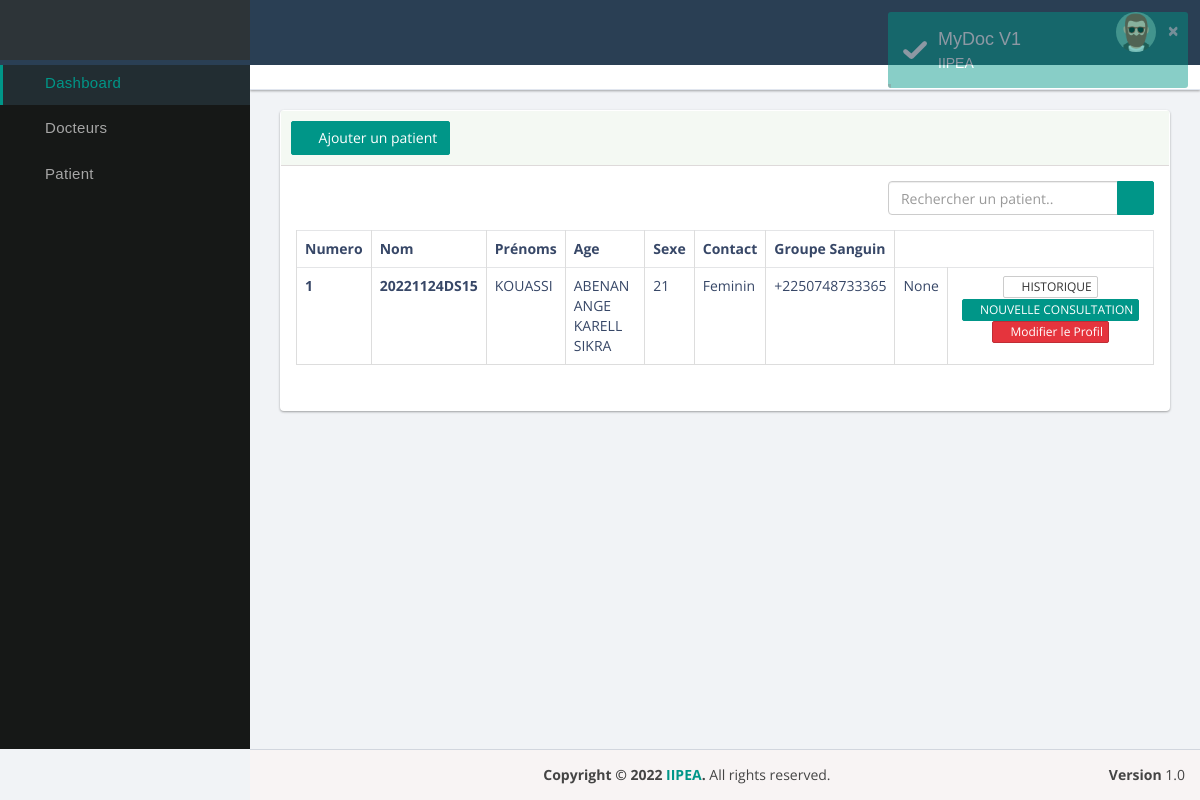
Screenshot of /patients/list/ (signed in) with the database file from the repository.
### hospital/models.py (models this page shows, shortened)
class Patient(models.Model):
    nom = models.CharField(max_length=50)
    prenom = models.CharField(max_length=50)
    age = models.CharField(max_length=50)
    sexe = models.CharField(max_length=10, choices=sexes,)
    profession = models.CharField(max_length=50)
    domicile = models.CharField(max_length=50)
    nationalite = models.CharField(max_length=50)
    referent = models.CharField(max_length=50)
    telephone = models.CharField(max_length=10)
    groupe_sanguin = models.CharField(max_length=3, choices=sang,blank=True, null=True)
    taille = models.CharField(max_length=50)
    poids = models.CharField(max_length=50)
    imc = models.CharField(max_length=50)
    asthme = models.CharField(max_length=3, choices=status,)
    epilepsie = models.CharField(max_length=3, choices=status,)
    drepanocytose = models.CharField(max_length=3, choices=status,)
    ulcere = models.CharField(max_length=3, choices=status,)
    sinusite = models.CharField(max_length=3, choices=status,)
    diabete = models.CharField(max_length=3, choices=status,)
    hta = models.CharField(max_length=3, choices=status,)
    operation = models.CharField(max_length=3, choices=status,)
    gestite_parite = models.CharField(max_length=50)
    contraception = models.CharField(max_length=3, choices=status,)
    alcool = models.CharField(max_length=3, choices=status,)
    tabac = models.CharField(max_length=3, choices=status,)
    autre = models.CharField(max_length=50, blank=True)
    active = models.BooleanField(default=True)
    created = models.DateTimeField(auto_now_add=True)
    date_update = models.DateTimeField(auto_now=True)
    class Meta:
        verbose_name = 'Patient'
        verbose_name_plural = 'Patients'
    @property
    def mat(self):
        a = str(self.created)
        return a[:14].replace(' ','DS').replace(':','').replace('-','')

### hospital/views.py (the view)
# urls.py: path('patients/list/', PatientList,name="list-patient"),
@login_required
def PatientList(request):
    context = {
        'patients': Patient.objects.all().order_by('-created')
    }
    return render(request,"sites/uses/patient/liste.html", context=context)

### templates/sites/uses/patient/liste.html (shortened to what this page needs)
{% extends 'sites/base/base.html' %}
{% load static %}
{% block content %}
                        <div class="row">
                            <div class="col-sm-12">
                                <div class="panel panel-bd lobidrag">
                                    <div class="panel-heading">
                                        <div class="btn-group">
                                            <a class="btn btn-success" href="{% url 'add-patient'%}"> <i class="fa fa-plus"></i> Ajouter un patient
                                            </a>
                                        </div>
                                    </div>
                                    <div class="panel-body">
                                        <div class="row">
                                            <div class="panel-header">
                                                <div class="col-sm-4 col-xs-12">
                                                    <div class="dataTables_length">
                                                        </div>
                                                    </div>
                                                    <div class="col-sm-4 col-xs-12">
                                                        <div class="dataTables_length">
                                                         </div>
                                                     </div>
                                                     <div class="col-sm-4 col-xs-12">
                                                        <div class="dataTables_length">
                                                            <div class="input-group custom-search-form">
                                                                <input id="gfg" type="search" class="form-control" placeholder="Rechercher un patient..">
                                                                <span class="input-group-btn">
                                                                  <button class="btn btn-primary" type="button">
                                                                      <span class="glyphicon glyphicon-search"></span>
                                                                  </button>
                                                              </span>
                                                          </div>
                                                      </div>
                                                  </div>
                                              </div>
                                          </div>
                                          <div class="table-responsive">
                                            <table id="tblData" class="table table-bordered table-hover">
                                                <thead>
                                                    <tr>
                                                        <th>Numero</th>
                                                        <th>Nom</th>
                                                        <th>Prénoms</th>
                                                        <th>Age</th>
                                                        <th>Sexe</th>
                                                        <th>Contact</th>
                                                        <th>Groupe Sanguin</th>
                                                    </tr>
                                                </thead>
                                                <tbody>
                                                  {% for p in patients  %}
                                                  <tr>
                                                    <td>
                                                        <label>{{forloop.counter}}</label>
                                                    </td>
                                                    <td>
                                                        <label>{{p.mat}}</label>
                                                    </td>
                                                    <td>{{p.nom}}</td>
                                                    <td>{{p.prenom}}</td>
                                                    <td>{{p.age}}</td>
                                                    <td>{{p.sexe}}</td>
                                                    <td>+225{{p.telephone}}</td>
                                                    <td>{{p.groupe_sanguin}}</td>
                                                    <td style="text-align: center;">
                                                       <a type="button" href="{% url 'historique' pk=p.pk %}" class="btn btn-default btn-xs"><i class="fa fa-pencil"></i>
                                                       HISTORIQUE</a>
                                                       <a type="button" href="{% url 'consultation_create' pk=p.pk %}" class="btn btn-info btn-xs" ><i class="fa fa-pencil"></i>
                                                        NOUVELLE CONSULTATION</a>
                                                        <a type="button" href="{% url 'consultation_create' pk=p.pk %}" class="btn btn-danger btn-xs" ><i class="fa fa-pencil"></i>
                                                            Modifier le Profil</a>
                                                   </td>
                                               </tr>
                                                  {% endfor %}
                            </tbody>
                        </table>
                    </div>
                </div>
            </div>
        </div>
    </div>
</section>
</div>
{% endblock content %}

### rows the page displays
Patient: mat "20221124DS15", nom "KOUASSI", prenom "ABENAN ANGE KARELL SIKRA", age "21", sexe "Feminin", telephone "0748733365", groupe_sanguin "None"
